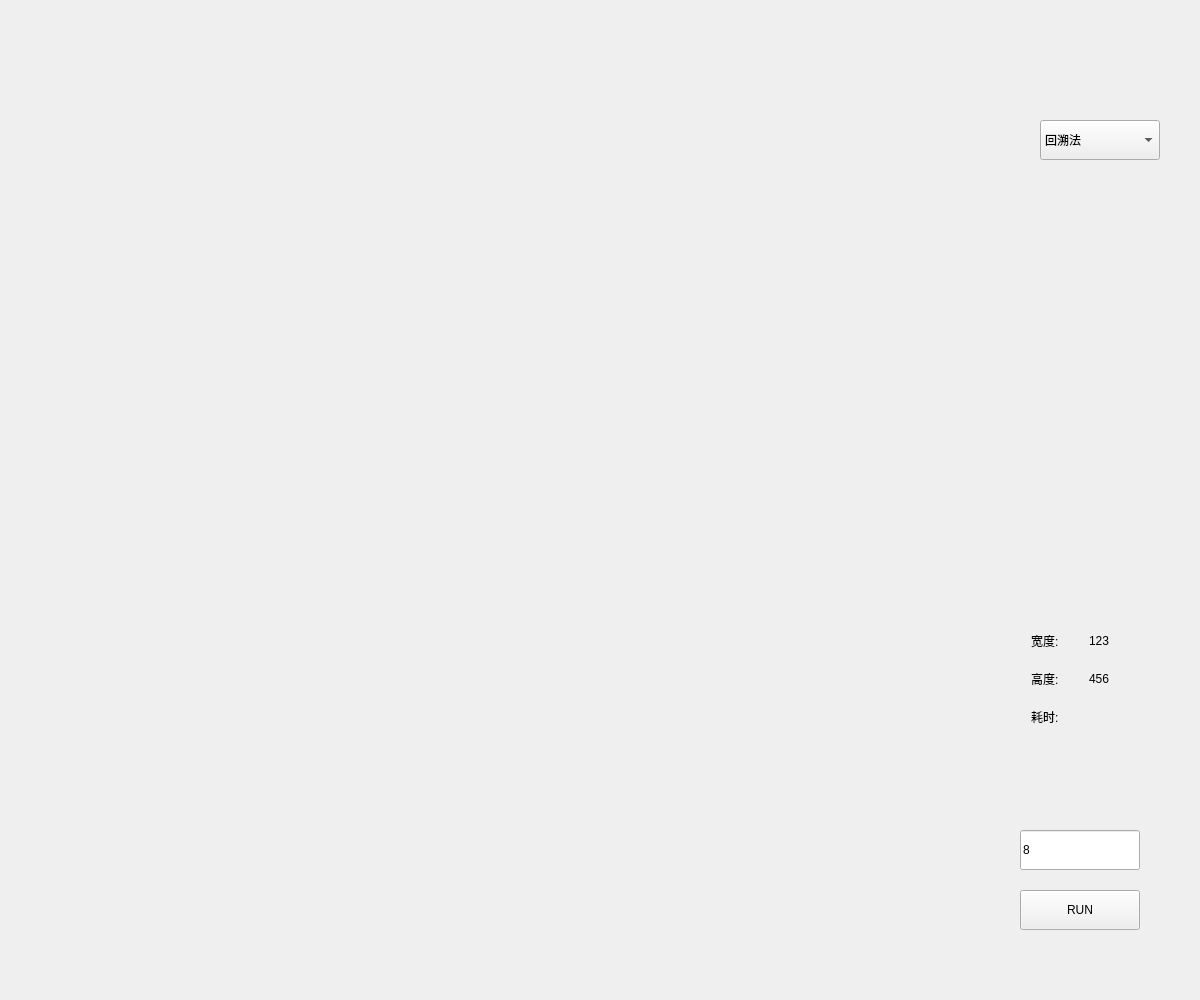
<?xml version="1.0" encoding="UTF-8"?>
<ui version="4.0">
 <class>Widget</class>
 <widget class="QWidget" name="Widget">
  <property name="enabled">
   <bool>true</bool>
  </property>
  <property name="geometry">
   <rect>
    <x>0</x>
    <y>0</y>
    <width>1200</width>
    <height>1000</height>
   </rect>
  </property>
  <property name="windowTitle">
   <string>Widget</string>
  </property>
  <widget class="QComboBox" name="comboBox">
   <property name="geometry">
    <rect>
     <x>1040</x>
     <y>120</y>
     <width>120</width>
     <height>40</height>
    </rect>
   </property>
   <item>
    <property name="text">
     <string>回溯法</string>
    </property>
   </item>
   <item>
    <property name="text">
     <string>遗传算法</string>
    </property>
   </item>
   <item>
    <property name="text">
     <string>模拟退火</string>
    </property>
   </item>
   <item>
    <property name="text">
     <string>爬山法</string>
    </property>
   </item>
  </widget>
  <widget class="QLineEdit" name="lineEdit_n">
   <property name="geometry">
    <rect>
     <x>1020</x>
     <y>830</y>
     <width>120</width>
     <height>40</height>
    </rect>
   </property>
   <property name="text">
    <string>8</string>
   </property>
  </widget>
  <widget class="QPushButton" name="pushButton_run">
   <property name="geometry">
    <rect>
     <x>1020</x>
     <y>890</y>
     <width>120</width>
     <height>40</height>
    </rect>
   </property>
   <property name="text">
    <string>RUN</string>
   </property>
  </widget>
  <widget class="QLabel" name="label">
   <property name="geometry">
    <rect>
     <x>1031</x>
     <y>631</y>
     <width>60</width>
     <height>20</height>
    </rect>
   </property>
   <property name="text">
    <string>宽度: </string>
   </property>
  </widget>
  <widget class="QLabel" name="label_width">
   <property name="geometry">
    <rect>
     <x>1089</x>
     <y>631</y>
     <width>80</width>
     <height>20</height>
    </rect>
   </property>
   <property name="text">
    <string>123</string>
   </property>
  </widget>
  <widget class="QLabel" name="label_height">
   <property name="geometry">
    <rect>
     <x>1089</x>
     <y>669</y>
     <width>80</width>
     <height>20</height>
    </rect>
   </property>
   <property name="text">
    <string>456</string>
   </property>
  </widget>
  <widget class="QLabel" name="label_2">
   <property name="geometry">
    <rect>
     <x>1031</x>
     <y>669</y>
     <width>60</width>
     <height>20</height>
    </rect>
   </property>
   <property name="text">
    <string>高度: </string>
   </property>
  </widget>
  <widget class="QLabel" name="label_3">
   <property name="geometry">
    <rect>
     <x>1031</x>
     <y>707</y>
     <width>60</width>
     <height>20</height>
    </rect>
   </property>
   <property name="text">
    <string>耗时: </string>
   </property>
  </widget>
  <widget class="QLabel" name="label_time">
   <property name="geometry">
    <rect>
     <x>1089</x>
     <y>707</y>
     <width>80</width>
     <height>20</height>
    </rect>
   </property>
   <property name="text">
    <string/>
   </property>
  </widget>
 </widget>
 <resources/>
 <connections/>
</ui>
